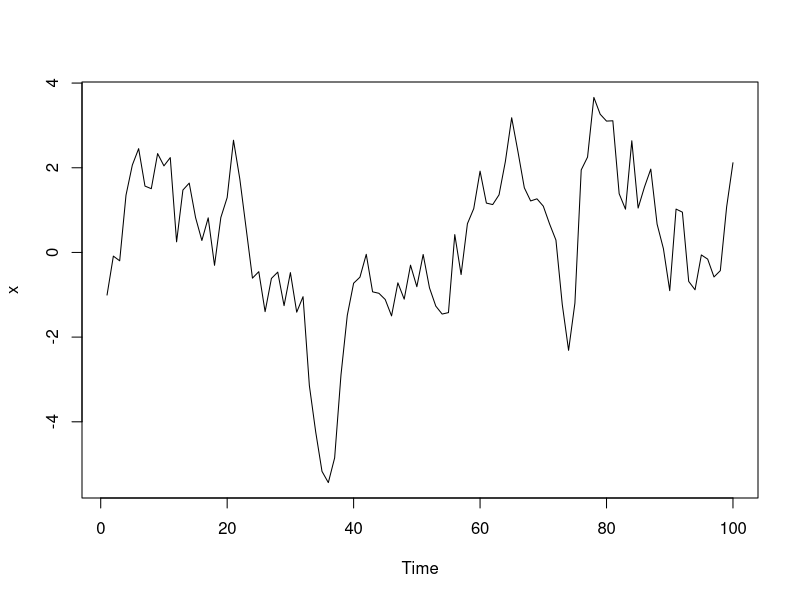

This chart was generated by the following R code: (Note: this script raises an error after producing the figure.)
# Generate 100 observations from the AR(1) model
x <- arima.sim(model = list(order = c(1, 0, 0), ar = .9), n = 100)

# Plot the generated data 
plot(x)

# Plot the sample P/ACF pair
acf2(x)

# Fit an AR(1) to the data and examine the t-table
sarima(x, p = 1, d = 0, q = 0)
